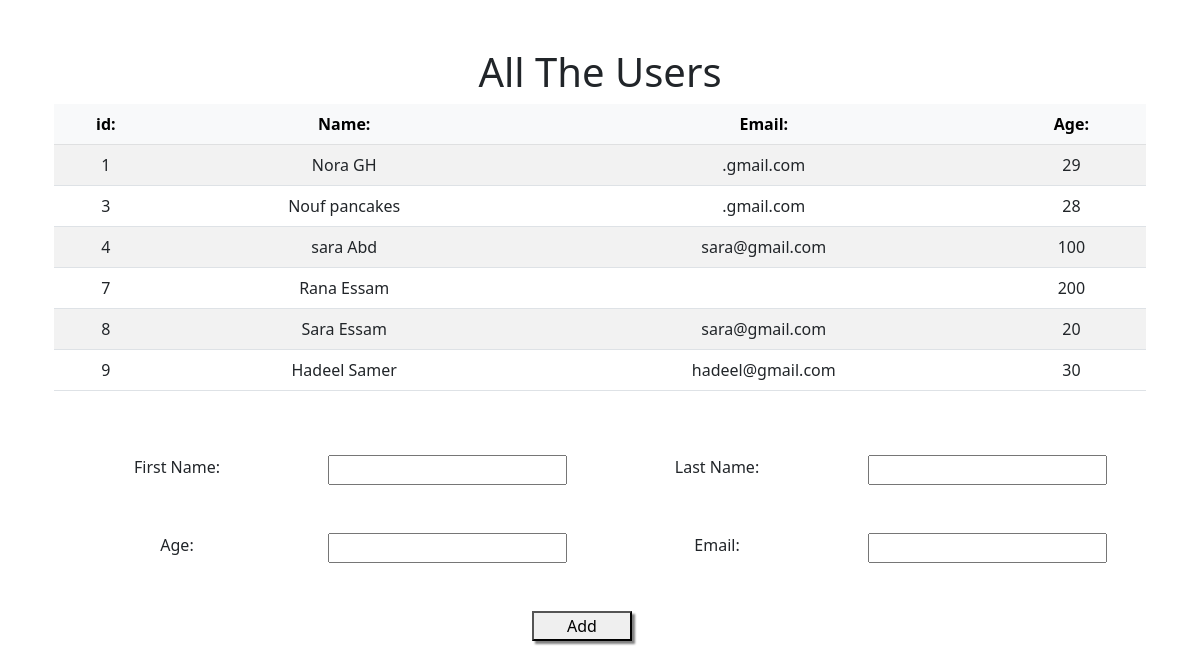
The page / on the database its author committed.
### users_app/models.py (models this page shows)
class Users(models.Model):
    first_name = models.CharField(max_length=255)
    last_name = models.CharField(max_length=255)
    email_address = models.CharField(max_length=255)
    age = models.IntegerField()
    created_at = models.DateTimeField(auto_now_add=True)
    updated_at = models.DateTimeField(auto_now=True)

### users_app/views.py (the view)
# urls.py: path('',views.index),
def index(request):
    context = {
        'all_users' :Users.objects.all()
    }
    return render(request,'addUser.html',context)

### users_app/templates/addUser.html (shortened to what this page needs)
{% extends 'index.html' %}
{% block content %}
<form action="/addUser" method="post">
    <div class="row">
        <div class="col mt-5">
            <label for="first_name"> First Name:</label>
        </div>
        <div class="col mt-5">
            <input type="text" name="first_name" required>
        </div>
        <div class="col mt-5">
            <label for="last"> Last Name:</label>
        </div>
        <div class="col mt-5">
            <input type="text" name="last_name" required>
        </div>
    </div>
    <div class="row">
        <div class="col mt-5">
            <label for="age"> Age:</label>
        </div>
        <div class="col mt-5">
            <input type="text" name="age" required>
        </div>
        <div class="col mt-5">
            <label for="email"> Email:</label>
        </div>
        <div class="col mt-5">
            <input type="email" name="email" required>
        </div>
    </div>
    <button type="submit" class="mt-5 btun"> Add </button>
</form>
{% endblock %}

### users_app/templates/index.html (shortened to what this page needs)
<!DOCTYPE html>
<html lang="en">
<head>
    <link href="https://cdn.jsdelivr.net/npm/bootstrap@5.2.0-beta1/dist/css/bootstrap.min.css" rel="stylesheet">
</head>
<body>
    <div class="container text-center">
        <h1 class="mt-5">All The Users</h1>
        <div class="container">
            <table class="table table-striped text-center">
                <thead class="table-light">
                    <th>id:</th>
                    <th>Name:</th>
                    <th>Email:</th>
                    <th>Age:</th>
                </thead>
                <tbody>
                    {% for user in all_users %}
                    <tr>
                        <td>{{user.id}}</td>
                        <td>{{user.first_name}} {{user.last_name}}</td>
                        <td>{{user.email_address}}</td>
                        <td>{{user.age}}</td>
                    </tr>
                    {% endfor %}
                </tbody>
            </table>
        </div>
        <div class="container pe-5">
            {% block content %}
            {% endblock %}
        </div>
    </div>
</body>
</html>

### users_app/templates/index.html (style rules this page uses)
.btun { width: 100px; box-shadow: 3px 3px 2px gray; }

### rows shown on the page
Users: id "1", first_name "Nora", last_name "GH", email_address ".gmail.com", age "29"
Users: id "3", first_name "Nouf", last_name "pancakes", email_address ".gmail.com", age "28"
Users: id "4", first_name "sara", last_name "Abd", email_address "sara@gmail.com", age "100"
Users: id "7", first_name "Rana", last_name "Essam", age "200"
Users: id "8", first_name "Sara", last_name "Essam", email_address "sara@gmail.com", age "20"
Users: id "9", first_name "Hadeel", last_name "Samer", email_address "hadeel@gmail.com", age "30"
